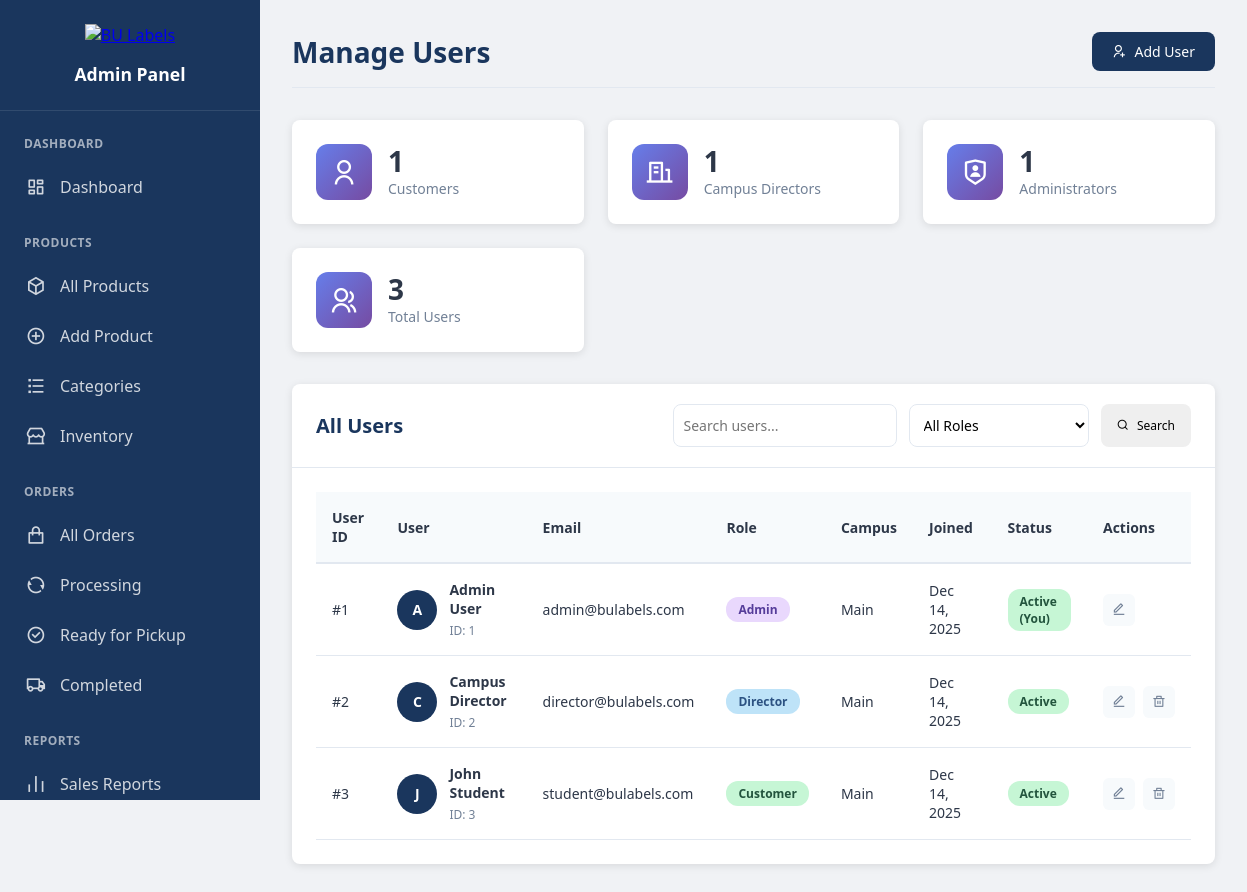
The page /pages/admin/users.php (signed in) on the database its author committed.
### tables this page shows
CREATE TABLE users (
    id INT PRIMARY KEY AUTO_INCREMENT,
    name VARCHAR(100) NOT NULL,
    email VARCHAR(100) UNIQUE NOT NULL,
    password VARCHAR(255) NOT NULL,
    campus ENUM('main', 'east', 'west', 'north', 'south') DEFAULT 'main',
    role ENUM('customer', 'admin', 'director') DEFAULT 'customer',
    created_at TIMESTAMP DEFAULT CURRENT_TIMESTAMP,
    updated_at TIMESTAMP DEFAULT CURRENT_TIMESTAMP ON UPDATE CURRENT_TIMESTAMP
);

### includes/functions.php (called while the page is built, shortened)
<?php
function sanitize($data) {
    return htmlspecialchars($data, ENT_QUOTES, 'UTF-8');
}
?>

### pages/admin/users.php (the view, shortened to what this page needs)
<?php
require_once '../../includes/functions.php';
$action = isset($_GET['action']) ? $_GET['action'] : 'list';
$conn = getDBConnection();
if ($action == 'list') {
    $page = isset($_GET['page']) ? (int)$_GET['page'] : 1;
    $limit = 20;
    $offset = ($page - 1) * $limit;
    $sql = "SELECT * FROM users WHERE 1=1";
    $params = [];
    $types = "";
    $sql .= " ORDER BY created_at DESC LIMIT ? OFFSET ?";
    $params[] = $limit;
    $params[] = $offset;
    $types .= "ii";
    $stmt = $conn->prepare($sql);
    if ($params) {
        $stmt->bind_param($types, ...$params);
    }
    $stmt->execute();
    $users_result = $stmt->get_result();
}
$role_counts = [];
$role_stmt = $conn->prepare("SELECT role, COUNT(*) as count FROM users GROUP BY role");
$role_stmt->execute();
$role_result = $role_stmt->get_result();
while ($row = $role_result->fetch_assoc()) {
    $role_counts[$row['role']] = $row['count'];
}
?>
<!DOCTYPE html>
<html lang="en">
<head>
    <link href="https://cdn.jsdelivr.net/npm/remixicon@4.5.0/fonts/remixicon.css" rel="stylesheet">
</head>
<body>
<div class="admin-container">
    <aside class="admin-sidebar">
        <div class="sidebar-header">
            <a href="../../" class="logo">
                <img src="../../assets/images/logo.png" alt="BU Labels">
            </a>
            <h3>Admin Panel</h3>
        </div>
        <div class="sidebar-menu">
            <div class="menu-section">
                <h4>Dashboard</h4>
                <ul>
                    <li>
                        <a href="dashboard.php">
                            <i class="ri-dashboard-line"></i>
                            <span>Dashboard</span>
                        </a>
                    </li>
                </ul>
            </div>
            <div class="menu-section">
                <h4>Products</h4>
                <ul>
                    <li>
                        <a href="products.php">
                            <i class="ri-box-3-line"></i>
                            <span>All Products</span>
                        </a>
                    </li>
                    <li>
                        <a href="products.php?action=add">
                            <i class="ri-add-circle-line"></i>
                            <span>Add Product</span>
                        </a>
                    </li>
                    <li>
                        <a href="categories.php">
                            <i class="ri-list-check"></i>
                            <span>Categories</span>
                        </a>
                    </li>
                    <li>
                        <a href="inventory.php">
                            <i class="ri-store-2-line"></i>
                            <span>Inventory</span>
                        </a>
                    </li>
                </ul>
            </div>
            <div class="menu-section">
                <h4>Orders</h4>
                <ul>
                    <li>
                        <a href="orders.php">
                            <i class="ri-shopping-bag-line"></i>
                            <span>All Orders</span>
                        </a>
                    </li>
                    <li>
                        <a href="orders.php?status=processing">
                            <i class="ri-refresh-line"></i>
                            <span>Processing</span>
                        </a>
                    </li>
                    <li>
                        <a href="orders.php?status=ready_for_pickup">
                            <i class="ri-checkbox-circle-line"></i>
                            <span>Ready for Pickup</span>
                        </a>
                    </li>
                    <li>
                        <a href="orders.php?status=picked_up">
                            <i class="ri-truck-line"></i>
                            <span>Completed</span>
                        </a>
                    </li>
                </ul>
            </div>
            <div class="menu-section">
                <h4>Reports</h4>
                <ul>
                    <li>
                        <a href="reports.php">
                            <i class="ri-bar-chart-line"></i>
                            <span>Sales Reports</span>
                        </a>
                    </li>
                </ul>
            </div>
        </div>
    </aside>
    <?php
    $sidebar_content = ob_get_clean();
    echo $sidebar_content;
    ?>
    <main class="admin-content">
        <div class="admin-header">
            <h1>
                <?php
                if ($action == 'add') echo "Add New User";
                elseif ($action == 'edit') echo "Edit User";
                else echo "Manage Users";
                ?>
            </h1>
            <div class="admin-actions">
                <?php if ($action == 'list'): ?>
                <a href="users.php?action=add" class="btn btn-primary">
                    <i class="ri-user-add-line"></i> Add User
                </a>
                <?php else: ?>
                <a href="users.php" class="btn btn-outline">
                    <i class="ri-arrow-left-line"></i> Back to Users
                </a>
                <?php endif; ?>
            </div>
        </div>
        <?php if ($action == 'add' || $action == 'edit'): ?>
        <div class="card">
            <div class="card-header">
                <h3>User Information</h3>
            </div>
            <div class="card-body">
                <form method="POST" class="user-form">
                    <input type="hidden" name="save_user" value="1">
                    <div class="form-row">
                        <div class="form-group">
                            <label for="name">Full Name *</label>
                            <input type="text" id="name" name="name" required
                                   value="<?php echo isset($user['name']) ? sanitize($user['name']) : ''; ?>">
                        </div>
                        <div class="form-group">
                            <label for="email">Email Address *</label>
                            <input type="email" id="email" name="email" required
                                   value="<?php echo isset($user['email']) ? sanitize($user['email']) : ''; ?>">
                        </div>
                    </div>
                    <div class="form-row">
                        <div class="form-group">
                            <label for="role">User Role *</label>
                            <select id="role" name="role" required>
                                <option value="">Select Role</option>
                                <option value="customer" <?php echo (isset($user['role']) && $user['role'] == 'customer') ? 'selected' : ''; ?>>Customer</option>
                                <option value="director" <?php echo (isset($user['role']) && $user['role'] == 'director') ? 'selected' : ''; ?>>Campus Director</option>
                                <option value="admin" <?php echo (isset($user['role']) && $user['role'] == 'admin') ? 'selected' : ''; ?>>Administrator</option>
                            </select>
                        </div>
                        <div class="form-group">
                            <label for="campus">Campus *</label>
                            <select id="campus" name="campus" required>
                                <option value="">Select Campus</option>
                                <option value="main" <?php echo (isset($user['campus']) && $user['campus'] == 'main') ? 'selected' : ''; ?>>Main Campus</option>
                                <option value="east" <?php echo (isset($user['campus']) && $user['campus'] == 'east') ? 'selected' : ''; ?>>Polangui Campus</option>
                                <option value="west" <?php echo (isset($user['campus']) && $user['campus'] == 'west') ? 'selected' : ''; ?>>Guinobatan Campus</option>
                                <option value="north" <?php echo (isset($user['campus']) && $user['campus'] == 'north') ? 'selected' : ''; ?>>Gubat Campus</option>
                                <option value="south" <?php echo (isset($user['campus']) && $user['campus'] == 'south') ? 'selected' : ''; ?>>BUIDEA</option>
                            </select>
                        </div>
                    </div>
                    <div class="form-group">
                        <label for="password">Password <?php echo ($action == 'add') ? '*' : '(Leave blank to keep current)'; ?></label>
                        <input type="password" id="password" name="password"
                               <?php echo ($action == 'add') ? 'required' : ''; ?>
                               minlength="6">
                        <small>Minimum 6 characters</small>
                    </div>
                    <div class="form-actions">
                        <button type="button" class="btn btn-outline" onclick="window.history.back()">Cancel</button>
                        <button type="submit" class="btn btn-primary">
                            <i class="ri-save-line"></i> Save User
                        </button>
                    </div>
                </form>
            </div>
        </div>
        <?php else: ?>
        <div class="stats-grid">
            <div class="stat-card">
                <div class="stat-icon">
                    <i class="ri-user-line"></i>
                </div>
                <div class="stat-info">
                    <h3><?php echo $role_counts['customer'] ?? 0; ?></h3>
                    <p>Customers</p>
                </div>
            </div>
            <div class="stat-card">
                <div class="stat-icon">
                    <i class="ri-building-line"></i>
                </div>
                <div class="stat-info">
                    <h3><?php echo $role_counts['director'] ?? 0; ?></h3>
                    <p>Campus Directors</p>
                </div>
            </div>
            <div class="stat-card">
                <div class="stat-icon">
                    <i class="ri-shield-user-line"></i>
                </div>
                <div class="stat-info">
                    <h3><?php echo $role_counts['admin'] ?? 0; ?></h3>
                    <p>Administrators</p>
                </div>
            </div>
            <div class="stat-card">
                <div class="stat-icon">
                    <i class="ri-group-line"></i>
                </div>
                <div class="stat-info">
                    <h3><?php echo array_sum($role_counts); ?></h3>
                    <p>Total Users</p>
                </div>
            </div>
        </div>
        <div class="card">
            <div class="card-header">
                <h3>All Users</h3>
                <div class="card-tools">
                    <form method="GET" class="filter-form">
                        <input type="text" name="search" placeholder="Search users..."
                               value="<?php echo isset($_GET['search']) ? sanitize($_GET['search']) : ''; ?>">
                        <select name="role" onchange="this.form.submit()">
                            <option value="">All Roles</option>
                        </select>
                        <button type="submit" class="btn btn-small">
                            <i class="ri-search-line"></i> Search
                        </button>
                    </form>
                </div>
            </div>
            <div class="card-body">
                <div class="table-responsive">
                    <table class="data-table">
                        <thead>
                            <tr>
                                <th>User ID</th>
                                <th>User</th>
                                <th>Email</th>
                                <th>Role</th>
                                <th>Campus</th>
                                <th>Joined</th>
                                <th>Status</th>
                                <th>Actions</th>
                            </tr>
                        </thead>
                        <tbody>
                            <?php if ($users_result->num_rows > 0): ?>
                                <?php while ($user = $users_result->fetch_assoc()): ?>
                                <tr>
                                    <td>#<?php echo $user['id']; ?></td>
                                    <td>
                                        <div class="user-info-cell">
                                            <div class="user-avatar-small">
                                                <?php echo strtoupper(substr($user['name'], 0, 1)); ?>
                                            </div>
                                            <div class="user-info-text">
                                                <strong><?php echo sanitize($user['name']); ?></strong>
                                                <small>ID: <?php echo $user['id']; ?></small>
                                            </div>
                                        </div>
                                    </td>
                                    <td><?php echo sanitize($user['email']); ?></td>
                                    <td>
                                        <span class="role-badge role-<?php echo $user['role']; ?>">
                                            <?php echo ucfirst($user['role']); ?>
                                        </span>
                                    </td>
                                    <td><?php echo ucfirst($user['campus']); ?></td>
                                    <td><?php echo date('M j, Y', strtotime($user['created_at'])); ?></td>
                                    <td>
                                        <?php
                                        $is_current = ($user['id'] == $_SESSION['user_id']) ? ' (You)' : '';
                                        ?>
                                        <span class="status-badge status-active">Active<?php echo $is_current; ?></span>
                                    </td>
                                    <td>
                                        <div class="action-buttons">
                                            <a href="users.php?action=edit&id=<?php echo $user['id']; ?>"
                                               class="btn-icon btn-edit" title="Edit">
                                                <i class="ri-edit-line"></i>
                                            </a>
                                            <?php if ($user['id'] != $_SESSION['user_id']): ?>
                                            <button type="button" class="btn-icon btn-delete"
                                                    onclick="confirmDelete(<?php echo $user['id']; ?>, '<?php echo sanitize($user['name']); ?>')"
                                                    title="Delete">
                                                <i class="ri-delete-bin-line"></i>
                                            </button>
                                            <?php endif; ?>
                                        </div>
                                    </td>
                                </tr>
                                <?php endwhile; ?>
                            <?php endif; ?>
                        </tbody>
                    </table>
                </div>
            </div>
        </div>
        <?php endif; ?>
    </main>
</div>
</body>
</html>

### rows shown on the page
users: id "1", name "A", name "Admin User", email "admin@bulabels.com", role "Admin", campus "Main", created_at "Dec 14, 2025", id "(You)"
users: id "2", name "C", name "Campus Director", email "director@bulabels.com", role "Director", campus "Main", created_at "Dec 14, 2025"
users: id "3", name "J", name "John Student", email "student@bulabels.com", role "Customer", campus "Main", created_at "Dec 14, 2025"

### other values the page prints
$role_counts['customer'] "1"
$role_counts['director'] "1"
$role_counts['admin'] "1"
array_sum($role_counts) "3"
